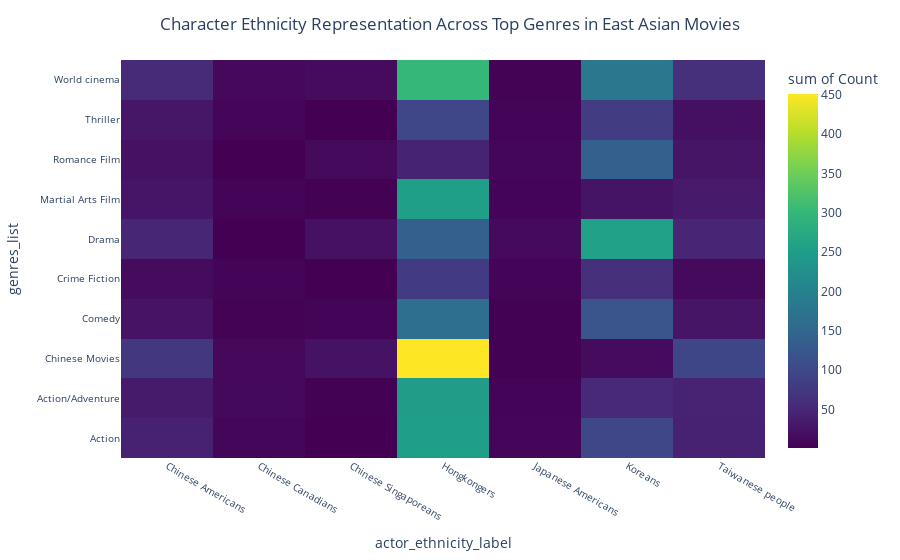

The code cell stored with this chart in its notebook:
### Code cell
# Define the labels corresponding to East Asian ethnicities
east_asian_ethnicities = [
    'Taiwanese people', 'Koreans', 'Japanese Americans', 'Chinese Americans',
    'Hongkongers', 'Chinese Canadians', 'Chinese Singaporeans', 'Vietnamese people',
]

# Filter the dataset to include only East Asian ethnicities
east_asian_filtered = east_asian_exploded_genres[east_asian_exploded_genres['actor_ethnicity_label'].isin(east_asian_ethnicities)]

# Group by genres and get the count for each genre
top_genres = east_asian_filtered['genres_list'].value_counts().head(10).index

# Filter the dataset to only include the top genres
top_genres_filtered = east_asian_filtered[east_asian_filtered['genres_list'].isin(top_genres)]

# Group by genres and ethnicities and count the occurrences
ethnicity_genre_counts = (
    top_genres_filtered
    .groupby(['genres_list', 'actor_ethnicity_label'])
    .size()
    .reset_index(name='Count')
)

# Create an interactive heatmap using Plotly Express
fig = px.density_heatmap(
    ethnicity_genre_counts,
    x='actor_ethnicity_label',
    y='genres_list',
    z='Count',
    color_continuous_scale='Viridis',
    title='Character Ethnicity Representation Across Top Genres in East Asian Movies'
)

# Customize layout for better readability
fig.update_layout(
    title_x=0.5,
    margin=dict(l=20, r=20, t=60, b=20),
    xaxis=dict(tickfont=dict(size=10)),
    yaxis=dict(tickfont=dict(size=10)),
)

# Show the plot
fig.show()

### Figure 1 — Plotly figure (JSON) as saved in the notebook; plotly's stock layout.template omitted (floating-point values rounded to 4 significant figures)
{"data": [{"coloraxis": "coloraxis", "histfunc": "sum", "hovertemplate": "actor_ethnicity_label=%{x}<br>genres_list=%{y}<br>sum of Count=%{z}<extra></extra>", "name": "", "type": "histogram2d", "x": ["Chinese Americans", "Chinese Canadians", "Chinese Singaporeans", "Hongkongers", "Japanese Americans", "Koreans", "Taiwanese people", "Chinese Americans", "Chinese Canadians", "Chinese Singaporeans", "Hongkongers", "Japanese Americans", "Koreans", "Taiwanese people", "Chinese Americans", "Chinese Canadians", "Chinese Singaporeans", "Hongkongers", "Japanese Americans", "Koreans", "Taiwanese people", "Chinese Americans", "Chinese Canadians", "Chinese Singaporeans", "Hongkongers", "Japanese Americans", "Koreans", "Taiwanese people", "Chinese Americans", "Chinese Canadians", "Chinese Singaporeans", "Hongkongers", "Japanese Americans", "Koreans", "Taiwanese people", "Chinese Americans", "Chinese Canadians", "Chinese Singaporeans", "Hongkongers", "Japanese Americans", "Koreans", "Taiwanese people", "Chinese Americans", "Chinese Canadians", "Chinese Singaporeans", "Hongkongers", "Japanese Americans", "Koreans", "Taiwanese people", "Chinese Americans", "Chinese Canadians", "Chinese Singaporeans", "Hongkongers", "Japanese Americans", "Koreans", "Taiwanese people", "Chinese Americans", "Chinese Canadians", "Chinese Singaporeans", "Hongkongers", "Japanese Americans", "Koreans", "Taiwanese people", "Chinese Americans", "Chinese Canadians", "Chinese Singaporeans", "Hongkongers", "Japanese Americans", "Koreans", "Taiwanese people"], "xaxis": "x", "xbingroup": "x", "y": ["Action", "Action", "Action", "Action", "Action", "Action", "Action", "Action/Adventure", "Action/Adventure", "Action/Adventure", "Action/Adventure", "Action/Adventure", "Action/Adventure", "Action/Adventure", "Chinese Movies", "Chinese Movies", "Chinese Movies", "Chinese Movies", "Chinese Movies", "Chinese Movies", "Chinese Movies", "Comedy", "Comedy", "Comedy", "Comedy", "Comedy", "Comedy", "Comedy", "Crime Fiction", "Crime Fiction", "Crime Fiction", "Crime Fiction", "Crime Fiction", "Crime Fiction", "Crime Fiction", "Drama", "Drama", "Drama", "Drama", "Drama", "Drama", "Drama", "Martial Arts Film", "Martial Arts Film", "Martial Arts Film", "Martial Arts Film", "Martial Arts Film", "Martial Arts Film", "Martial Arts Film", "Romance Film", "Romance Film", "Romance Film", "Romance Film", "Romance Film", "Romance Film", "Romance Film", "Thriller", "Thriller", "Thriller", "Thriller", "Thriller", "Thriller", "Thriller", "World cinema", "World cinema", "World cinema", "World cinema", "World cinema", "World cinema", "World cinema"], "yaxis": "y", "ybingroup": "y", "z": [42, 7, 1, 252, 8, 98, 43, 34, 11, 2, 247, 6, 53, 45, 74, 10, 23, 451, 2, 14, 96, 24, 3, 5, 163, 2, 120, 26, 14, 5, 1, 79, 5, 63, 12, 48, 1, 21, 138, 12, 256, 47, 27, 5, 2, 254, 6, 25, 33, 21, 1, 12, 44, 7, 138, 26, 28, 8, 1, 98, 6, 83, 20, 55, 10, 15, 300, 3, 179, 63]}], "layout": {"coloraxis": {"colorbar": {"title": {"text": "sum of Count"}}, "colorscale": [[0, "#440154"], [0.1111, "#482878"], [0.2222, "#3e4989"], [0.3333, "#31688e"], [0.4444, "#26828e"], [0.5556, "#1f9e89"], [0.6667, "#35b779"], [0.7778, "#6ece58"], [0.8889, "#b5de2b"], [1, "#fde725"]]}, "legend": {"tracegroupgap": 0}, "margin": {"b": 20, "l": 20, "r": 20, "t": 60}, "title": {"text": "Character Ethnicity Representation Across Top Genres in East Asian Movies", "x": 0.5}, "xaxis": {"anchor": "y", "domain": [0, 1], "tickfont": {"size": 10}, "title": {"text": "actor_ethnicity_label"}}, "yaxis": {"anchor": "x", "domain": [0, 1], "tickfont": {"size": 10}, "title": {"text": "genres_list"}}}}
